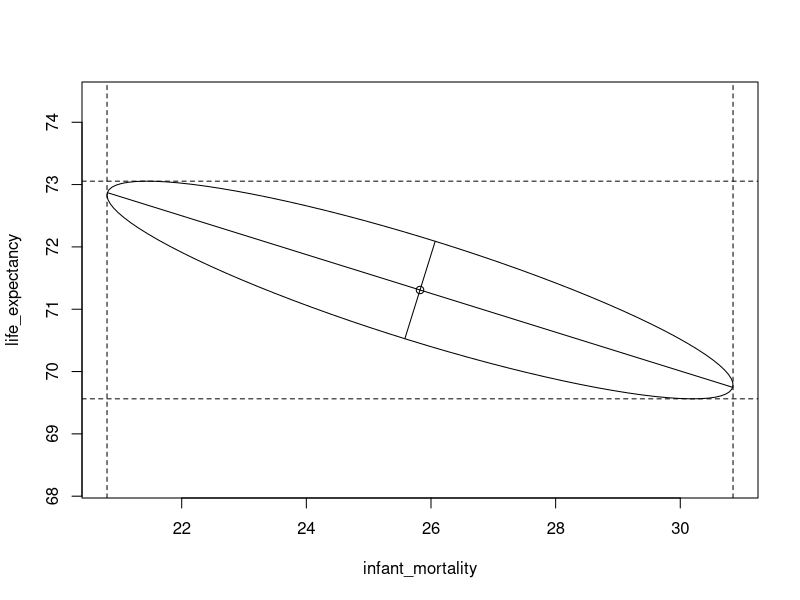
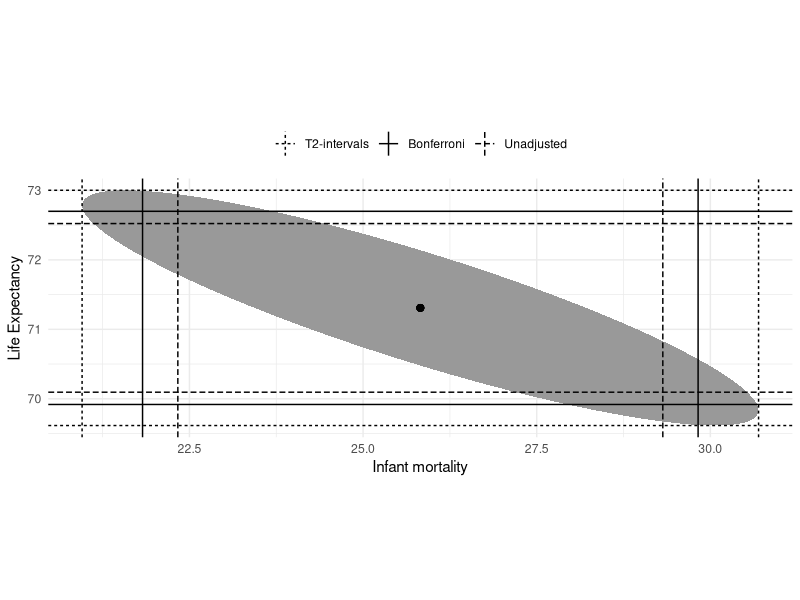
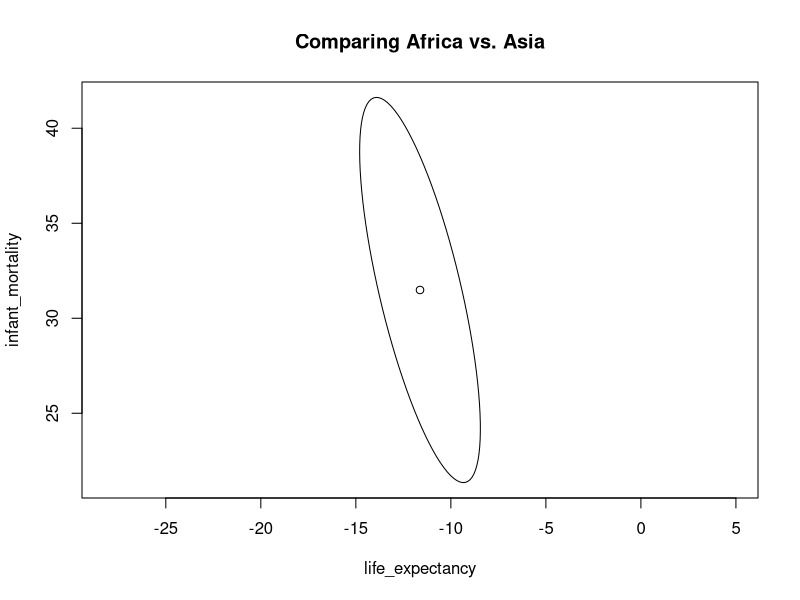
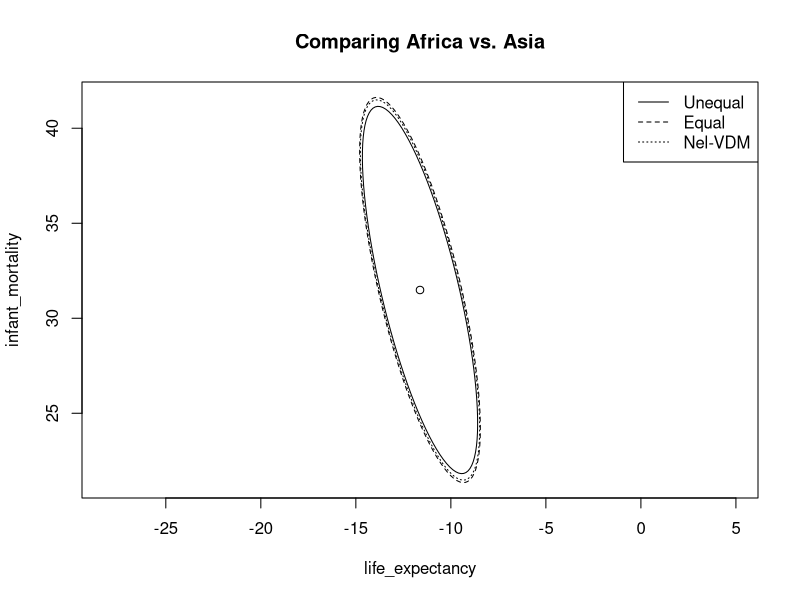

Write R code to recreate these figures, in order.
## ---- chunk 1
knitr::opts_chunk$set(cache=TRUE)
## ---- chunk 2
library(dslabs)
library(tidyverse)

dataset <- filter(gapminder, year == 2012, 
                  !is.na(infant_mortality))

dataset <- dataset[,c("infant_mortality",
                      "life_expectancy",
                      "fertility")]
dataset <- as.matrix(dataset)
## ---- chunk 3
dim(dataset)
## ---- chunk 4
# Assume we know Sigma
Sigma <- matrix(c(555, -170, 30, -170, 65, -10, 
                  30, -10, 2), ncol = 3)

mu_hat <- colMeans(dataset) 
mu_hat
## ---- chunk 5
# Test mu = mu_0
mu_0 <- c(25, 50, 3)
test_statistic <- nrow(dataset) * t(mu_hat - mu_0) %*% 
  solve(Sigma) %*% (mu_hat - mu_0)

c(drop(test_statistic), qchisq(0.95, df = 3))

drop(test_statistic) > qchisq(0.95, df = 3)
## ---- chunk 6
n <- nrow(dataset); p <- ncol(dataset)

# Test mu = mu_0
mu_0 <- c(25, 50, 3)
test_statistic <- n * t(mu_hat - mu_0) %*% 
  solve(cov(dataset)) %*% (mu_hat - mu_0)

critical_val <- (n - 1)*p*qf(0.95, df1 = p,
                             df2 = n - p)/(n-p)
## ---- chunk 7
c(drop(test_statistic), critical_val)

drop(test_statistic) > critical_val
## ---- chunk 8
n <- nrow(dataset); p <- ncol(dataset)

critical_val <- (n - 1)*p*qf(0.95, df1 = p,
                             df2 = n - p)/(n-p)
sample_cov <- diag(cov(dataset))
## ---- chunk 9
cbind(mu_hat - sqrt(critical_val*
                      sample_cov/n),
      mu_hat + sqrt(critical_val*
                      sample_cov/n))
## ---- chunk 10
U <- matrix(c(1, 0, 0,
              0, 1, 0), 
            ncol = 2)
R <- n*solve(t(U) %*% cov(dataset) %*% U)
transf <- chol(R)
## ---- chunk 11
# First create a circle of radius c
theta_vect <- seq(0, 2*pi, length.out = 100)
circle <- sqrt(critical_val) * cbind(cos(theta_vect), 
                                     sin(theta_vect))
# Then turn into ellipse
ellipse <- circle %*% t(solve(transf)) + 
  matrix(mu_hat[1:2], ncol = 2, 
         nrow = nrow(circle), 
         byrow = TRUE)
## ---- chunk 12
# Eigendecomposition
# To visualize the principal axes
decomp <- eigen(t(U) %*% cov(dataset) %*% U)
first <- sqrt(decomp$values[1]) *
  decomp$vectors[,1] * sqrt(critical_val)
second <- sqrt(decomp$values[2]) * 
  decomp$vectors[,2] * sqrt(critical_val)
## ---- chunk 13
plot(ellipse, type = 'l', asp = 1,
     xlab = colnames(dataset)[1],
     ylab = colnames(dataset)[2])
lines(x = c(0 + mu_hat[1], first[1]/sqrt(n) + mu_hat[1]),
      y = c(0 + mu_hat[2], first[2]/sqrt(n) + mu_hat[2]))
lines(x = c(0 + mu_hat[1], -first[1]/sqrt(n) + mu_hat[1]),
      y = c(0 + mu_hat[2], -first[2]/sqrt(n) + mu_hat[2]))
lines(x = c(0 + mu_hat[1], second[1]/sqrt(n) + mu_hat[1]),
      y = c(0 + mu_hat[2], second[2]/sqrt(n) + mu_hat[2]))
lines(x = c(0 + mu_hat[1], -second[1]/sqrt(n) + mu_hat[1]),
      y = c(0 + mu_hat[2], -second[2]/sqrt(n) + mu_hat[2]))
points(x = mu_hat[1],
       y = mu_hat[2])

# Add 1d projections
axis_proj <- cbind(mu_hat - sqrt(critical_val*
                                   sample_cov/n),
                   mu_hat + sqrt(critical_val*
                                   sample_cov/n))
abline(v = axis_proj[1,], lty = 2)
abline(h = axis_proj[2,], lty = 2)
## ---- chunk 14
# Let's focus on only two variables
dataset <- dataset[,c("infant_mortality",
                      "life_expectancy")]

n <- nrow(dataset); p <- ncol(dataset)
## ---- chunk 15
alpha <- 0.05
mu_hat <- colMeans(dataset) 
sample_cov <- diag(cov(dataset))

# Simultaneous CIs
critical_val <- (n - 1)*p*qf(1-0.5*alpha, df1 = p,
                             df2 = n - p)/(n-p)

simul_ci <- cbind(mu_hat - sqrt(critical_val*
                                  sample_cov/n),
                  mu_hat + sqrt(critical_val*
                                  sample_cov/n))
## ---- chunk 16
# Univariate without correction
univ_ci <- cbind(mu_hat - qt(1-0.5*alpha, n - 1) *
                   sqrt(sample_cov/n),
                 mu_hat + qt(1-0.5*alpha, n - 1) *
                   sqrt(sample_cov/n))
## ---- chunk 17
# Bonferroni adjustment
bonf_ci <- cbind(mu_hat - qt(1-0.5*alpha/p, n - 1) *
                   sqrt(sample_cov/n),
                 mu_hat + qt(1-0.5*alpha/p, n - 1) *
                   sqrt(sample_cov/n))
## ---- chunk 18
simul_ci
univ_ci
bonf_ci
## ---- chunk 19
transf_mat <- solve(chol(solve(cov(dataset)/n)))
# First create a circle of radius c
theta_vect <- seq(0, 2*pi, length.out = 100)
circle <- sqrt(critical_val) * cbind(cos(theta_vect), sin(theta_vect))
ellipse1 <- circle %*% t(transf_mat)
ellipse2 <- t(apply(ellipse1, 1, function(row) row + mu_hat))
colnames(ellipse2) <- c("X", "Y")

data_ellipse <- data.frame(ellipse2)

bind_rows(
  data.frame(t(simul_ci)) %>% mutate(type = 'T2-intervals'),
  data.frame(t(univ_ci)) %>% mutate(type = 'Unadjusted'),
  data.frame(t(bonf_ci)) %>% mutate(type = 'Bonferroni')
  ) %>% 
  ggplot() +
  geom_polygon(data = data_ellipse,
               aes(X, Y),
               fill = 'grey60')+
  geom_vline(aes(xintercept = infant_mortality,
                 linetype = type)) +
  geom_hline(aes(yintercept = life_expectancy,
                 linetype = type)) +
  theme_minimal() +
  geom_point(x = mu_hat[1],
             y = mu_hat[2],
             size = 2) +
  xlab("Infant mortality") +
  ylab("Life Expectancy") +
  theme(legend.position = "top",
        legend.title=element_blank()) +
  scale_linetype_discrete(breaks = c('T2-intervals',
                                     'Bonferroni',
                                     'Unadjusted')) +
  coord_fixed()
## ---- chunk 20
dataset1 <- filter(gapminder, year == 2012, 
                   continent == "Africa",
                   !is.na(infant_mortality))

dataset1 <- dataset1[,c("life_expectancy",
                        "infant_mortality")]
dataset1 <- as.matrix(dataset1)
dim(dataset1)

dataset2 <- filter(gapminder, year == 2012, 
                   continent == "Asia",
                   !is.na(infant_mortality))

dataset2 <- dataset2[,c("life_expectancy",
                        "infant_mortality")]
dataset2 <- as.matrix(dataset2)
dim(dataset2)

n1 <- nrow(dataset1); n2 <- nrow(dataset2)
p <- ncol(dataset1)
## ---- chunk 21
(mu_hat1 <- colMeans(dataset1))
(mu_hat2 <- colMeans(dataset2))

(S1 <- cov(dataset1))
(S2 <- cov(dataset2))

# Even though it doesn't look reasonable
# We will assume equal covariance for now
## ---- chunk 22
mu_hat_diff <- mu_hat1 - mu_hat2

S_pool <- ((n1 - 1)*S1 + (n2 - 1)*S2)/(n1+n2-2)

test_statistic <- t(mu_hat_diff) %*% 
  solve((n1^-1 + n2^-1)*S_pool) %*% mu_hat_diff

const <- (n1 + n2 - 2)*p/(n1 + n2 - p - 2)
critical_val <- const * qf(0.95, df1 = p,
                           df2 = n1 + n2 - p - 2)
## ---- chunk 23
c(drop(test_statistic), critical_val)

drop(test_statistic) > critical_val
## ---- chunk 24
R <- solve((n1^-1 + n2^-1)*S_pool)
transf <- chol(R)

# First create a circle of radius c
theta_vect <- seq(0, 2*pi, length.out = 100)
circle <- sqrt(critical_val) * cbind(cos(theta_vect), sin(theta_vect))
# Then turn into ellipse
ellipse1 <- circle %*% t(solve(transf)) + 
  matrix(mu_hat_diff, ncol = p, 
         nrow = nrow(circle), 
         byrow = TRUE)

plot(ellipse1, type = 'l', asp = 1,
     xlab = colnames(dataset1)[1],
     ylab = colnames(dataset1)[2],
     main = "Comparing Africa vs. Asia")
points(x = mu_hat_diff[1],
       y = mu_hat_diff[2])
## ---- chunk 25
test_statistic <- t(mu_hat_diff) %*% 
  solve(n1^-1*S1 + n2^-1*S2) %*% mu_hat_diff

critical_val <- qchisq(0.95, df = p)

c(drop(test_statistic), critical_val)
drop(test_statistic) > critical_val
## ---- chunk 26
R <- solve(n1^-1*S1 + n2^-1*S2)
transf <- chol(R)

# First create a circle of radius c
theta_vect <- seq(0, 2*pi, length.out = 100)
circle <- sqrt(critical_val) * cbind(cos(theta_vect), sin(theta_vect))
# Then turn into ellipse
ellipse2 <- circle %*% t(solve(transf)) + 
  matrix(mu_hat_diff, ncol = p, 
         nrow = nrow(circle), 
         byrow = TRUE)
## ---- chunk 27
W1 <- S1 %*% solve(n1^-1*S1 + n2^-1*S2)/n1
W2 <- S2 %*% solve(n1^-1*S1 + n2^-1*S2)/n2

trace_square <- sum(diag(W1%*%W1))/n1 + 
  sum(diag(W2%*%W2))/n2
square_trace <- sum(diag(W1))^2/n1 + 
  sum(diag(W2))^2/n2

(nu <- (p + p^2)/(trace_square + square_trace))
## ---- chunk 28
const <- nu*p/(nu - p - 1)
critical_val <- const * qf(0.95, df1 = p,
                           df2 = nu - p - 1)

c(drop(test_statistic), critical_val)
drop(test_statistic) > critical_val
## ---- chunk 29
# First create a circle of radius c
theta_vect <- seq(0, 2*pi, length.out = 100)
circle <- sqrt(critical_val) * cbind(cos(theta_vect), sin(theta_vect))
# Then turn into ellipse
ellipse3 <- circle %*% t(solve(transf)) + 
  matrix(mu_hat_diff, ncol = p, 
         nrow = nrow(circle), 
         byrow = TRUE)

xlim <- range(c(ellipse1[,1], 
                ellipse2[,1],
                ellipse3[,1]))
ylim <- range(c(ellipse1[,2], 
                ellipse2[,2],
                ellipse3[,2]))

plot(ellipse2, type = 'l', asp = 1,
     xlab = colnames(dataset1)[1],
     ylab = colnames(dataset1)[2],
     xlim = xlim, ylim = ylim,
     main = "Comparing Africa vs. Asia")
points(x = mu_hat_diff[1],
       y = mu_hat_diff[2])
lines(ellipse1, lty = 2)
lines(ellipse3, lty = 3)
legend('topright', legend = c("Unequal", "Equal", "Nel-VDM"), lty = 1:3)
